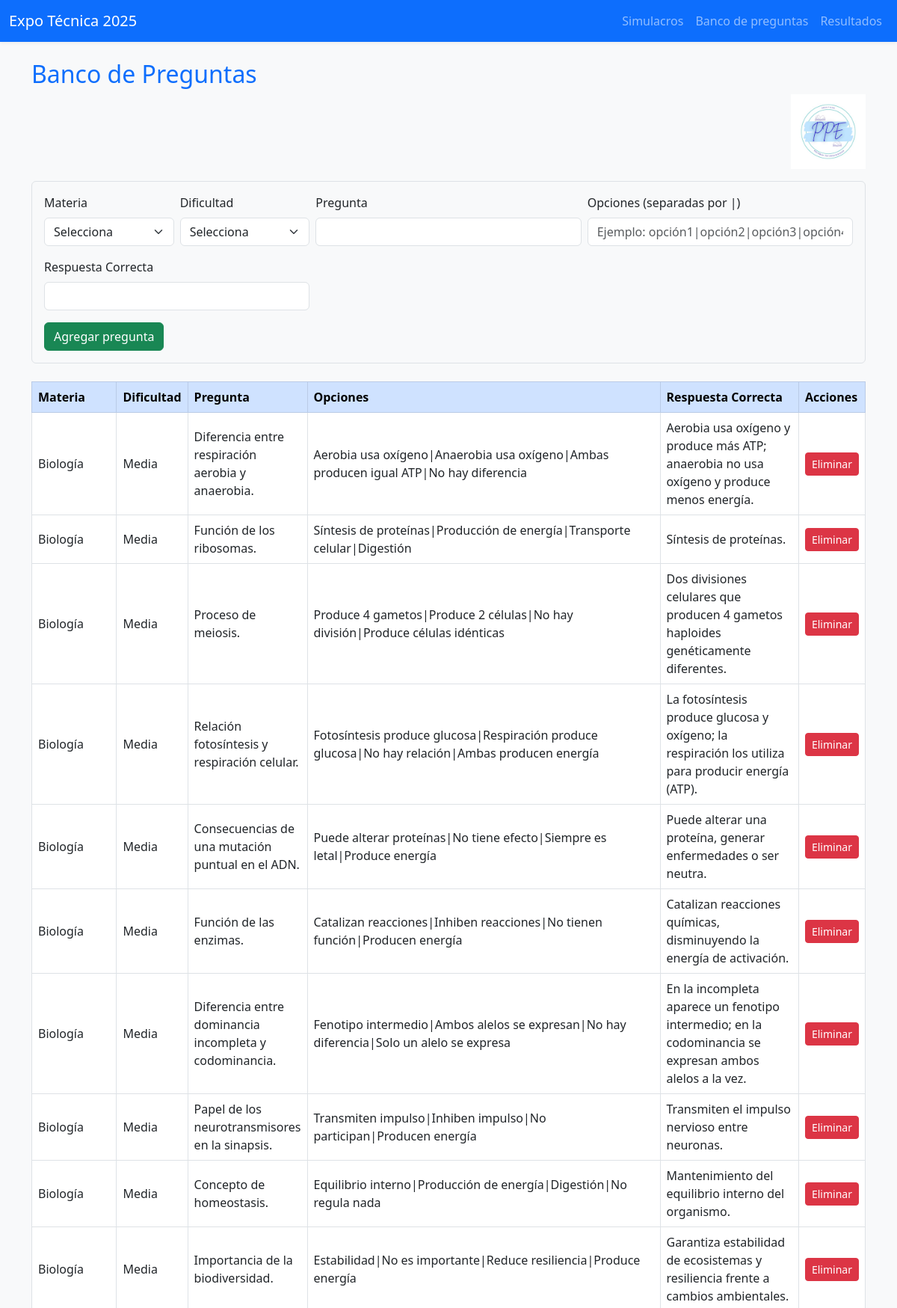
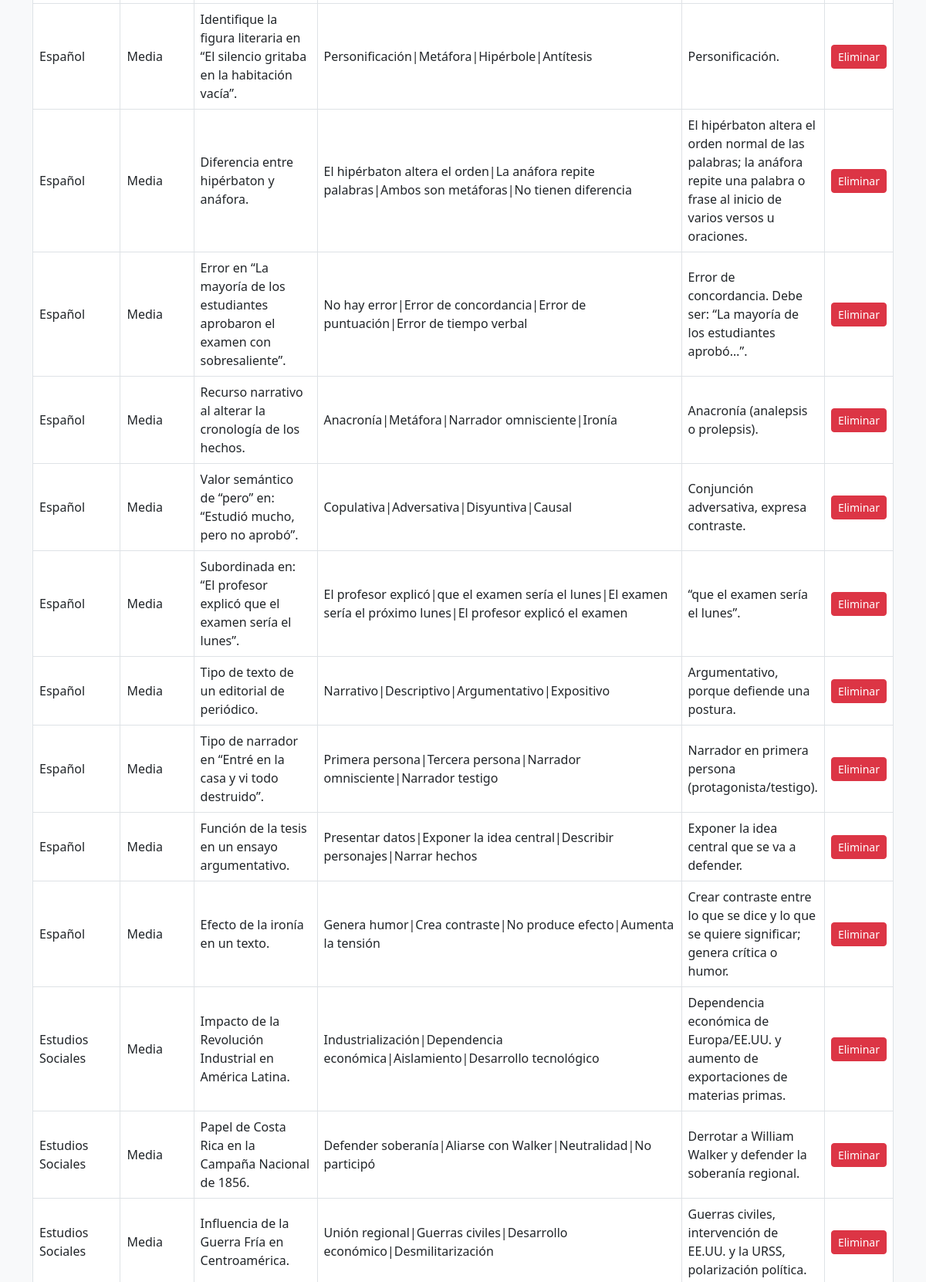
Screenshot of /questions (upper part) with the database file from the repository (2 pictures, top to bottom).
### tables this page shows
CREATE TABLE questions (
    id INTEGER PRIMARY KEY AUTOINCREMENT,
    materia TEXT NOT NULL,
    dificultad TEXT NOT NULL,
    pregunta TEXT NOT NULL,
    opciones TEXT NOT NULL,
    respuesta_correcta TEXT NOT NULL,
    explicacion TEXT NOT NULL
);

### app.py (the view, shortened to what this page needs)
@app.route('/questions', methods=['GET', 'POST'])
def questions():
    conn = get_db()
    mensaje = None
    preguntas = conn.execute("SELECT * FROM questions ORDER BY materia, dificultad").fetchall()
    return render_template('questions.html', preguntas=preguntas, mensaje=mensaje)

### app.py (called while the page is built)
def get_db():
    conn = sqlite3.connect(DATABASE)
    conn.row_factory = sqlite3.Row
    return conn

### templates/questions.html (shortened to what this page needs)
{% extends 'base.html' %}
{% block content %}
<div class="mt-4">
    <h2>Banco de Preguntas</h2>
    <div class="d-flex align-items-center mb-3">
        <img src="/static/ppe_logo.png" alt="Logo PPE" style="max-width: 100px; height: auto; margin-left: 16px;">
    </div>
    <form method="post" class="mb-4 p-3 border rounded bg-light">
        <div class="row g-2">
            <div class="col-md-2">
                <label class="form-label">Materia</label>
                <select name="materia" class="form-select" required>
                    <option value="">Selecciona</option>
                </select>
            </div>
            <div class="col-md-2">
                <label class="form-label">Dificultad</label>
                <select name="dificultad" class="form-select" required>
                    <option value="">Selecciona</option>
                </select>
            </div>
            <div class="col-md-4">
                <label class="form-label">Pregunta</label>
                <input type="text" name="pregunta" class="form-control" required>
            </div>
            <div class="col-md-4">
                <label class="form-label">Opciones (separadas por |)</label>
                <input type="text" name="opciones" class="form-control" required placeholder="Ejemplo: opción1|opción2|opción3|opción4">
            </div>
        </div>
        <div class="row g-2 mt-2">
            <div class="col-md-4">
                <label class="form-label">Respuesta Correcta</label>
                <input type="text" name="respuesta_correcta" class="form-control" required>
            </div>
        </div>
        <button type="submit" class="btn btn-success mt-3">Agregar pregunta</button>
    </form>
    <table class="table table-bordered table-hover">
        <thead class="table-primary">
            <tr>
                <th>Materia</th>
                <th>Dificultad</th>
                <th>Pregunta</th>
                <th>Opciones</th>
                <th>Respuesta Correcta</th>
                <th>Acciones</th>
            </tr>
        </thead>
        <tbody>
            {% for p in preguntas %}
            <tr>
                <td>{{ p['materia'] }}</td>
                <td>{{ p['dificultad'] }}</td>
                <td>{{ p['pregunta'] }}</td>
                <td>{{ p['opciones'] }}</td>
                <td>{{ p['respuesta_correcta'] }}</td>
                <td>
                    <form method="post" action="{{ url_for('delete_question', question_id=p['id']) }}" style="display:inline;">
                        <button type="submit" class="btn btn-danger btn-sm" onclick="return confirm('¿Seguro que deseas eliminar esta pregunta?');">Eliminar</button>
                    </form>
                </td>
            </tr>
            {% endfor %}
        </tbody>
    </table>
</div>
{% endblock %}

### templates/base.html (shortened to what this page needs)
<!DOCTYPE html>
<html lang="es">
<head>
    <link href="https://cdn.jsdelivr.net/npm/bootstrap@5.3.0/dist/css/bootstrap.min.css" rel="stylesheet">
    <link rel="stylesheet" href="{{ url_for('static', filename='style.css') }}">
</head>
<body>
    <nav class="navbar navbar-expand-lg navbar-dark bg-primary mb-4">
        <div class="container-fluid">
            <a class="navbar-brand" href="/">Expo Técnica 2025</a>
            <div class="collapse navbar-collapse" id="navbarNav">
                <ul class="navbar-nav ms-auto">
                    <li class="nav-item"><a class="nav-link" href="/exam">Simulacros</a></li>
                    <li class="nav-item"><a class="nav-link" href="/questions">Banco de preguntas</a></li>
                    <li class="nav-item"><a class="nav-link" href="/results">Resultados</a></li>
                </ul>
            </div>
        </div>
    </nav>
    <div class="container">
        {% block content %}{% endblock %}
    </div>
</body>
</html>

### static/style.css (style rules this page uses)
body { background-color: #f8f9fa; }
.navbar { box-shadow: 0 2px 4px rgba(0,0,0,0.05); }
h1, h2 { color: #0d6efd; }
.table th, .table td { vertical-align: middle; }

### rows the page displays
questions: materia "Biología", dificultad "Media", pregunta "Diferencia entre respiración aerobia y anaerobia.", opciones "Aerobia usa oxígeno|Anaerobia usa oxígeno|Ambas producen igual ATP|No hay diferencia", respuesta_correcta "Aerobia usa oxígeno y produce más ATP; anaerobia no usa oxígeno y produce menos energía."
questions: materia "Biología", dificultad "Media", pregunta "Función de los ribosomas.", opciones "Síntesis de proteínas|Producción de energía|Transporte celular|Digestión", respuesta_correcta "Síntesis de proteínas."
questions: materia "Biología", dificultad "Media", pregunta "Proceso de meiosis.", opciones "Produce 4 gametos|Produce 2 células|No hay división|Produce células idénticas", respuesta_correcta "Dos divisiones celulares que producen 4 gametos haploides genéticamente diferentes."
questions: materia "Biología", dificultad "Media", pregunta "Relación fotosíntesis y respiración celular.", opciones "Fotosíntesis produce glucosa|Respiración produce glucosa|No hay relación|Ambas producen energía", respuesta_correcta "La fotosíntesis produce glucosa y oxígeno; la respiración los utiliza para producir energía (ATP)."
questions: materia "Biología", dificultad "Media", pregunta "Consecuencias de una mutación puntual en el ADN.", opciones "Puede alterar proteínas|No tiene efecto|Siempre es letal|Produce energía", respuesta_correcta "Puede alterar una proteína, generar enfermedades o ser neutra."
questions: materia "Biología", dificultad "Media", pregunta "Función de las enzimas.", opciones "Catalizan reacciones|Inhiben reacciones|No tienen función|Producen energía", respuesta_correcta "Catalizan reacciones químicas, disminuyendo la energía de activación."
questions: materia "Biología", dificultad "Media", pregunta "Diferencia entre dominancia incompleta y codominancia.", opciones "Fenotipo intermedio|Ambos alelos se expresan|No hay diferencia|Solo un alelo se expresa", respuesta_correcta "En la incompleta aparece un fenotipo intermedio; en la codominancia se expresan ambos alelos a la vez."
questions: materia "Biología", dificultad "Media", pregunta "Papel de los neurotransmisores en la sinapsis.", opciones "Transmiten impulso|Inhiben impulso|No participan|Producen energía", respuesta_correcta "Transmiten el impulso nervioso entre neuronas."
questions: materia "Biología", dificultad "Media", pregunta "Concepto de homeostasis.", opciones "Equilibrio interno|Producción de energía|Digestión|No regula nada", respuesta_correcta "Mantenimiento del equilibrio interno del organismo."
questions: materia "Biología", dificultad "Media", pregunta "Importancia de la biodiversidad.", opciones "Estabilidad|No es importante|Reduce resiliencia|Produce energía", respuesta_correcta "Garantiza estabilidad de ecosistemas y resiliencia frente a cambios ambientales."
questions: materia "Español", dificultad "Media", pregunta "Identifique la figura literaria en “El silencio gritaba en la habitación vacía”.", opciones "Personificación|Metáfora|Hipérbole|Antítesis", respuesta_correcta "Personificación."
questions: materia "Español", dificultad "Media", pregunta "Diferencia entre hipérbaton y anáfora.", opciones "El hipérbaton altera el orden|La anáfora repite palabras|Ambos son metáforas|No tienen diferencia", respuesta_correcta "El hipérbaton altera el orden normal de las palabras; la anáfora repite una palabra o frase al inicio de varios versos u oraciones."
questions: materia "Español", dificultad "Media", pregunta "Error en “La mayoría de los estudiantes aprobaron el examen con sobresaliente”.", opciones "No hay error|Error de concordancia|Error de puntuación|Error de tiempo verbal", respuesta_correcta "Error de concordancia. Debe ser: “La mayoría de los estudiantes aprobó…”."
questions: materia "Español", dificultad "Media", pregunta "Recurso narrativo al alterar la cronología de los hechos.", opciones "Anacronía|Metáfora|Narrador omnisciente|Ironía", respuesta_correcta "Anacronía (analepsis o prolepsis)."
questions: materia "Español", dificultad "Media", pregunta "Valor semántico de “pero” en: “Estudió mucho, pero no aprobó”.", opciones "Copulativa|Adversativa|Disyuntiva|Causal", respuesta_correcta "Conjunción adversativa, expresa contraste."
questions: materia "Español", dificultad "Media", pregunta "Subordinada en: “El profesor explicó que el examen sería el lunes”.", opciones "El profesor explicó|que el examen sería el lunes|El examen sería el próximo lunes|El profesor explicó el examen", respuesta_correcta "“que el examen sería el lunes”."
questions: materia "Español", dificultad "Media", pregunta "Tipo de texto de un editorial de periódico.", opciones "Narrativo|Descriptivo|Argumentativo|Expositivo", respuesta_correcta "Argumentativo, porque defiende una postura."
questions: materia "Español", dificultad "Media", pregunta "Tipo de narrador en “Entré en la casa y vi todo destruido”.", opciones "Primera persona|Tercera persona|Narrador omnisciente|Narrador testigo", respuesta_correcta "Narrador en primera persona (protagonista/testigo)."
questions: materia "Español", dificultad "Media", pregunta "Función de la tesis en un ensayo argumentativo.", opciones "Presentar datos|Exponer la idea central|Describir personajes|Narrar hechos", respuesta_correcta "Exponer la idea central que se va a defender."
questions: materia "Español", dificultad "Media", pregunta "Efecto de la ironía en un texto.", opciones "Genera humor|Crea contraste|No produce efecto|Aumenta la tensión", respuesta_correcta "Crear contraste entre lo que se dice y lo que se quiere significar; genera crítica o humor."
questions: materia "Estudios Sociales", dificultad "Media", pregunta "Impacto de la Revolución Industrial en América Latina.", opciones "Industrialización|Dependencia económica|Aislamiento|Desarrollo tecnológico", respuesta_correcta "Dependencia económica de Europa/EE.UU. y aumento de exportaciones de materias primas."
questions: materia "Estudios Sociales", dificultad "Media", pregunta "Papel de Costa Rica en la Campaña Nacional de 1856.", opciones "Defender soberanía|Aliarse con Walker|Neutralidad|No participó", respuesta_correcta "Derrotar a William Walker y defender la soberanía regional."
questions: materia "Estudios Sociales", dificultad "Media", pregunta "Influencia de la Guerra Fría en Centroamérica.", opciones "Unión regional|Guerras civiles|Desarrollo económico|Desmilitarización", respuesta_correcta "Guerras civiles, intervención de EE.UU. y la URSS, polarización política."
